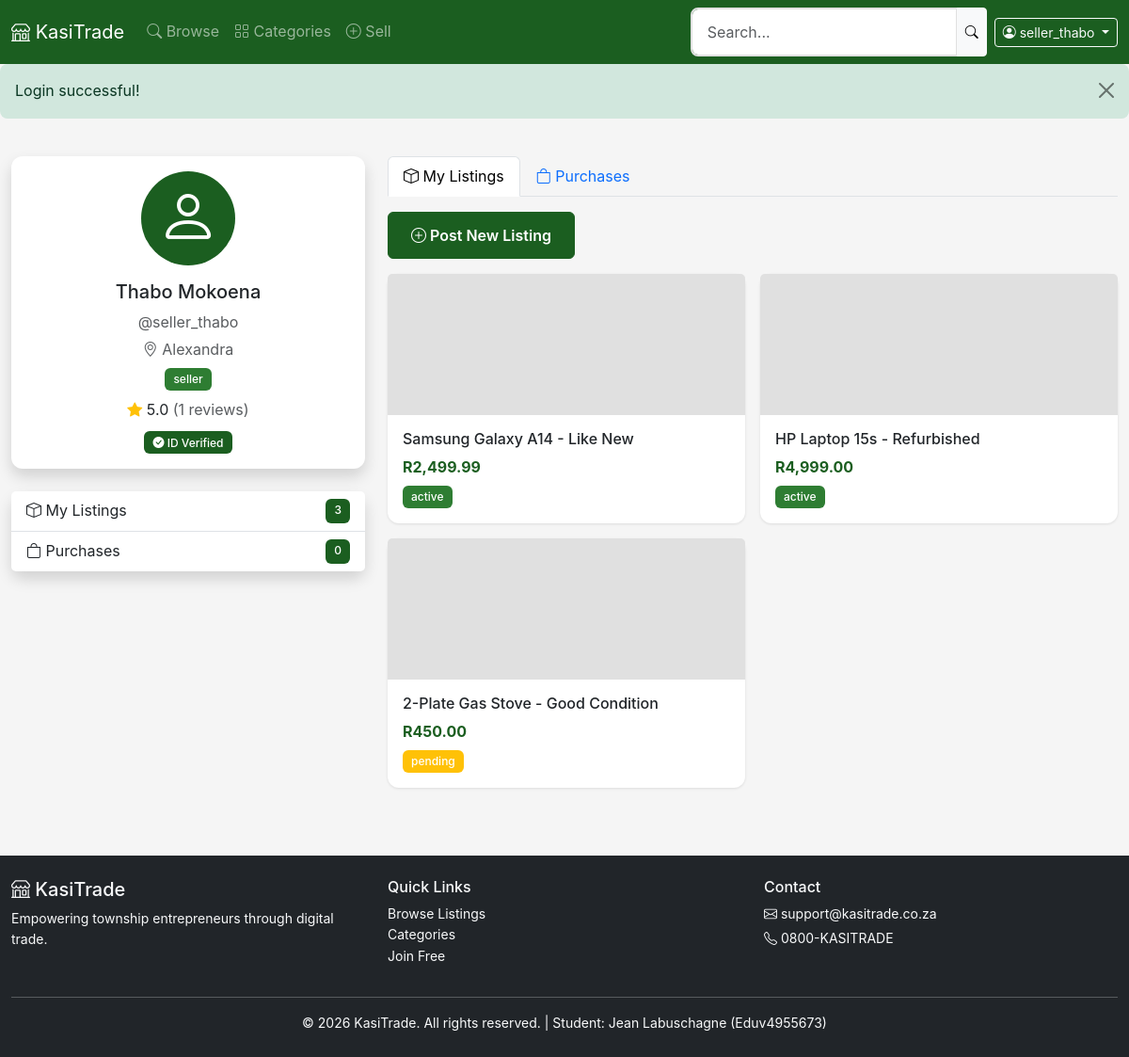
The app's page /profile.php (signed in) with its own data.
### tables this page shows
CREATE TABLE users (
    user_id INT AUTO_INCREMENT PRIMARY KEY,
    username VARCHAR(50) NOT NULL UNIQUE,
    email VARCHAR(100) NOT NULL UNIQUE,
    password_hash VARCHAR(255) NOT NULL,
    first_name VARCHAR(50) NOT NULL,
    last_name VARCHAR(50) NOT NULL,
    phone_number VARCHAR(20),
    sa_id_number VARCHAR(13),
    id_verified BOOLEAN DEFAULT FALSE,
    profile_image VARCHAR(255),
    township VARCHAR(100) NOT NULL,
    role_id INT NOT NULL,
    is_active BOOLEAN DEFAULT TRUE,
    last_login TIMESTAMP NULL,
    created_at TIMESTAMP DEFAULT CURRENT_TIMESTAMP,
    updated_at TIMESTAMP DEFAULT CURRENT_TIMESTAMP ON UPDATE CURRENT_TIMESTAMP,
    FOREIGN KEY (role_id) REFERENCES roles(role_id) ON DELETE RESTRICT
);

CREATE TABLE roles (
    role_id INT AUTO_INCREMENT PRIMARY KEY,
    role_name VARCHAR(50) NOT NULL UNIQUE,
    permissions JSON NOT NULL,
    description VARCHAR(255),
    created_at TIMESTAMP DEFAULT CURRENT_TIMESTAMP
);

CREATE TABLE listings (
    listing_id INT AUTO_INCREMENT PRIMARY KEY,
    seller_id INT NOT NULL,
    title VARCHAR(200) NOT NULL,
    description TEXT,
    price DECIMAL(10, 2) NOT NULL,
    category_id INT NOT NULL,
    condition_status VARCHAR(20) DEFAULT 'new',
    image_paths JSON,
    status ENUM('active', 'pending', 'sold', 'suspended', 'deleted') DEFAULT 'pending',
    view_count INT DEFAULT 0,
    created_at TIMESTAMP DEFAULT CURRENT_TIMESTAMP,
    updated_at TIMESTAMP DEFAULT CURRENT_TIMESTAMP ON UPDATE CURRENT_TIMESTAMP,
    FOREIGN KEY (seller_id) REFERENCES users(user_id) ON DELETE CASCADE,
    FOREIGN KEY (category_id) REFERENCES categories(category_id) ON DELETE RESTRICT
);

### profile.php (the view, shortened to what this page needs)
<?php
require_once 'includes/header.php';
$stmt = $pdo->prepare("SELECT u.*, r.role_name,
                       (SELECT AVG(rating) FROM reviews WHERE reviewee_id = u.user_id) as avg_rating,
                       (SELECT COUNT(*) FROM reviews WHERE reviewee_id = u.user_id) as review_count
                       FROM users u
                       JOIN roles r ON u.role_id = r.role_id
                       WHERE u.user_id = ?");
$stmt->execute([$_SESSION['user_id']]);
$user = $stmt->fetch();
$list_stmt = $pdo->prepare("SELECT * FROM listings WHERE seller_id = ? ORDER BY created_at DESC");
$list_stmt->execute([$_SESSION['user_id']]);
$my_listings = $list_stmt->fetchAll();
$purchase_stmt = $pdo->prepare("SELECT t.*, l.title, l.image_paths, u.username as seller_name
                               FROM transactions t
                               JOIN listings l ON t.listing_id = l.listing_id
                               JOIN users u ON t.seller_id = u.user_id
                               WHERE t.buyer_id = ?
                               ORDER BY t.created_at DESC");
$purchase_stmt->execute([$_SESSION['user_id']]);
$purchases = $purchase_stmt->fetchAll();
?>
<div class="container py-4">
    <div class="row">
        <div class="col-md-4">
            <div class="card shadow mb-4">
                <div class="card-body text-center">
                    <div class="bg-kasitrade text-white rounded-circle d-inline-flex align-items-center justify-content-center mb-3" style="width: 100px; height: 100px;">
                        <i class="bi bi-person display-3"></i>
                    </div>
                    <h5><?= clean($user['first_name'] . ' ' . $user['last_name']) ?></h5>
                    <p class="text-muted mb-1">@<?= clean($user['username']) ?></p>
                    <p class="text-muted mb-1"><i class="bi bi-geo-alt"></i> <?= clean($user['township']) ?></p>
                    <span class="badge bg-<?= $user['role_id'] == 2 ? 'success' : 'primary' ?>"><?= clean($user['role_name']) ?></span>
                    <?php if ($user['avg_rating']): ?>
                    <div class="mt-2">
                        <i class="bi bi-star-fill text-warning"></i> <?= number_format($user['avg_rating'], 1) ?>
                        <span class="text-muted">(<?= $user['review_count'] ?> reviews)</span>
                    </div>
                    <?php endif; ?>
                    <?php if ($user['id_verified']): ?>
                    <div class="mt-2">
                        <span class="badge bg-primary"><i class="bi bi-check-circle-fill"></i> ID Verified</span>
                    </div>
                    <?php endif; ?>
                </div>
            </div>
            <div class="card shadow">
                <div class="list-group list-group-flush">
                    <div class="list-group-item d-flex justify-content-between">
                        <span><i class="bi bi-box"></i> My Listings</span>
                        <span class="badge bg-kasitrade"><?= count($my_listings) ?></span>
                    </div>
                    <div class="list-group-item d-flex justify-content-between">
                        <span><i class="bi bi-bag"></i> Purchases</span>
                        <span class="badge bg-kasitrade"><?= count($purchases) ?></span>
                    </div>
                </div>
            </div>
        </div>
        <div class="col-md-8">
            <ul class="nav nav-tabs mb-3">
                <li class="nav-item">
                    <a class="nav-link active" data-bs-toggle="tab" href="#listings"><i class="bi bi-box"></i> My Listings</a>
                </li>
                <li class="nav-item">
                    <a class="nav-link" data-bs-toggle="tab" href="#purchases"><i class="bi bi-bag"></i> Purchases</a>
                </li>
            </ul>
            <div class="tab-content">
                <div class="tab-pane fade show active" id="listings">
                    <?php if (hasPermission('post_listings')): ?>
                    <a href="create-listing.php" class="btn btn-kasitrade mb-3"><i class="bi bi-plus-circle"></i> Post New Listing</a>
                    <?php endif; ?>
                    <?php if (empty($my_listings)): ?>
                    <div class="text-center py-5">
                        <i class="bi bi-box display-1 text-muted"></i>
                        <p class="text-muted mt-3">No listings yet. Start selling!</p>
                    </div>
                    <?php else: ?>
                    <div class="row row-cols-1 row-cols-sm-2 g-3">
                        <?php foreach ($my_listings as $item): ?>
                        <div class="col">
                            <div class="card h-100">
                                <img src="<?= $item['image_paths'] ? json_decode($item['image_paths'])[0] : 'assets/images/no-image.jpg' ?>"
                                     class="card-img-top" style="height: 150px; object-fit: cover;" onerror="this.src='assets/images/no-image.jpg'">
                                <div class="card-body">
                                    <h6 class="text-truncate"><?= clean($item['title']) ?></h6>
                                    <p class="text-kasitrade mb-1"><?= formatPrice($item['price']) ?></p>
                                    <span class="badge bg-<?= $item['status'] === 'active' ? 'success' : 'warning' ?>"><?= $item['status'] ?></span>
                                </div>
                            </div>
                        </div>
                        <?php endforeach; ?>
                    </div>
                    <?php endif; ?>
                </div>
            </div>
        </div>
    </div>
</div>
<?php require_once 'includes/footer.php'; ?>

### assets/css/style.css (style rules this page uses)
:root { --kasitrade-primary: #1B5E20; --kasitrade-secondary: #FF6F00; --kasitrade-accent: #FFD600; --kasitrade-dark: #ffffff; --kasitrade-light: #F5F5F5; --success: #2E7D32; --warning: #F9A825; --danger: #C62828; --info: #0277BD; --font-primary: -apple-system, BlinkMacSystemFont, 'Segoe UI', Roboto, 'Helvetica Neue', Arial, sans-serif; --touch-target-min: 44px; --shadow-sm: 0 1px 2px rgba(0,0,0,0.1); --shadow-md: 0 2px 4px rgba(0,0,0,0.15); --shadow-lg: 0 4px 8px rgba(0,0,0,0.2); }
* { box-sizing: border-box; margin: 0; padding: 0; }
html { font-size: 16px; -webkit-font-smoothing: antialiased; }
body { font-family: var(--font-primary); line-height: 1.6; color: var(--kasitrade-dark); background-color: var(--kasitrade-light); overflow-x: hidden; min-height: 100vh; display: flex; flex-direction: column; }
.btn-kasitrade { background-color: var(--kasitrade-primary); border-color: var(--kasitrade-primary); color: white; font-weight: 600; min-height: var(--touch-target-min); padding: 0.75rem 1.5rem; transition: all 0.2s ease; }
.bg-kasitrade { background-color: var(--kasitrade-primary) !important; }
.text-kasitrade { color: var(--kasitrade-primary); font-weight: 700; }

### assets/css/responsive.css (style rules this page uses)
@media (min-width: 992px) { .container { max-width: 1140px; } }
@media (min-width: 1200px) { .container { max-width: 1320px; } }

### records on screen
users: first_name+last_name "Thabo Mokoena", username "seller_thabo", township "Alexandra", role.role_name "seller"
listings: title "Samsung Galaxy A14 - Like New", price "R2,499.99", status "active"
listings: title "HP Laptop 15s - Refurbished", price "R4,999.00", status "active"
listings: title "2-Plate Gas Stove - Good Condition", price "R450.00", status "pending"

### other values on screen
$_SESSION['username'] "seller_thabo"
$f['message'] "Login successful!"
$user['avg_rating'] "5.0"
$user['review_count'] "1"
count($my_listings) "3"
count($purchases) "0"
